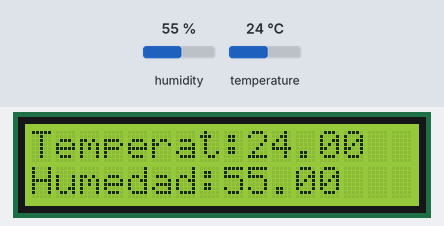
Bench run of a sketch on a simulated ESP8266 (NodeMCU). Parts: 16×2 character LCD. The test bench sets the inputs (shaded band); at power-on: humidity 55 %, temperature 24 °C. What the sketch prints to the serial monitor is not drawn.

Above: at 1.2 s.
1.3 s: humidity set to 22 %
At 6.0 s:
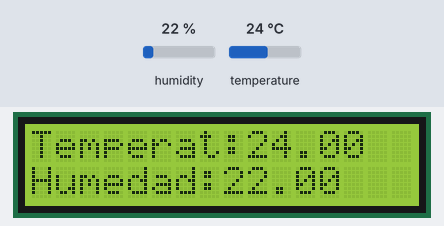
7.3 s: temperature set to 12 °C
At 10.5 s:
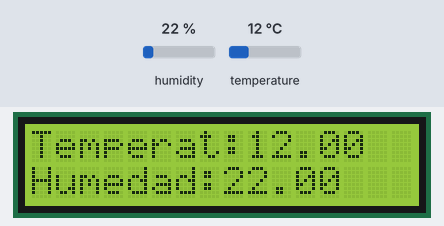
13.3 s: humidity set to 40 %
At 16.2 s:
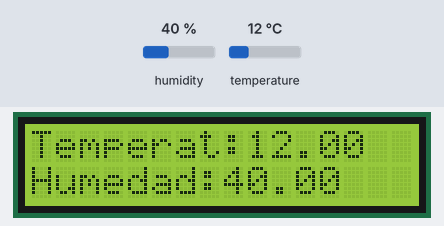
19.3 s: temperature set to 19 °C
At 20.8 s:
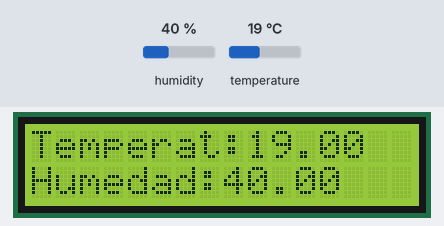
Timing chart, 0 to 22.3 s (numbered marks = the images above; inputs shaded):
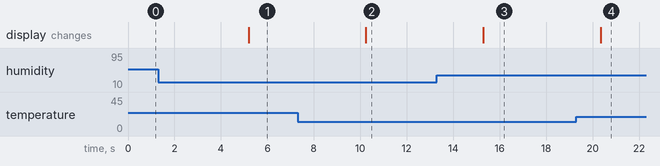

The sketch:

Pantalla_i2c_y_dht11.ino
```cpp
#include<Wire.h>  //Incluye la librería de la comunicación I2C
#include <LiquidCrystal_I2C.h>  //Se uncluye la librería de liquidCrystal_I2C
#include<DHT.h>  //librerías del dht
#include<DHT_U.H>
#define SENSOR D3   //Se define el pin de dht}
DHT dht(SENSOR,DHT11);    //Crea objeto del tipo dht que define el pin y el tipo de dht
float temp, hum, hi;    //Se crean dos variables del tipo float
LiquidCrystal_I2C lcd(0x27, 16, 2);   //Se crea el objeto lcd, con la direccipon que tiene, su numero de colunmnas y filas
void setup() {
  Serial.begin(9600);
  Wire.begin();   //Se inicializa el I2C
  lcd.init();   //Se incializa el lcd
  lcd.clear();    //Se limpia el lcd
  lcd.setBacklight(HIGH); //enciende el led de fondo
  dht.begin();  //Se inicializa el dht
  lcd.setCursor(4,0);
  lcd.print("Bienvenido");
  lcd.setCursor(2,1);
  lcd.print("A nodeMCU");

}


void loop() {
  lcd.clear();  //Se limpia el lcd
  Serial.println(String(temp));
  hi=dht.computeHeatIndex(temp,hum);
  Serial.println(String(hi));
 temp=dht.readTemperature();  //Se lee la temperatura
 hum=dht.readHumidity();  //Se lee la humedad
 lcd.setCursor(0,0);  //Se coloca el cursor en el 0,0
 lcd.print("Temperat:"+String(temp)); //Se escribe "temperat:" con la temperatura
  lcd.setCursor(0,1); //Se pone el cursor en el 0,1
 lcd.print("Humedad:"+String(hum));   //Se escribe la humedad
 delay(5000);   //Cada 5 segundos
}
```

Measured:
- after the input at 1.3 s, the display: changes after 3.9 s (image 1)
- after the input at 7.3 s, the display: changes after 2.9 s (image 2)
- after the input at 13.3 s, the display: changes after 2.0 s (image 3)
- after the input at 19.3 s, the display: changes after 1.0 s (image 4)
